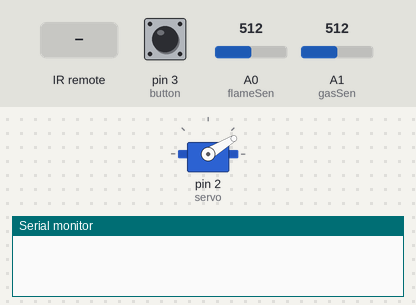
Recording of a sketch running on a simulated Arduino Uno, built with avr-gcc and run on an emulated ATmega328P. Parts: servo, the last lines printed to the serial monitor. The inputs (shaded band) are chosen by the test bench; at power-on: pin 3 (button) LOW, A0 (flameSen) = 512, A1 (gasSen) = 512.

Above: at 1.3 s.
1.4 s: pin 3 (button) pulled HIGH for 0.15 s
At 1.8 s:
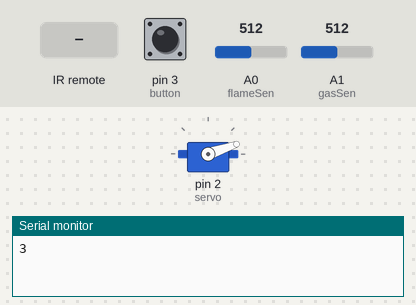
3.0 s: A0 (flameSen) set to 109
4.5 s: A0 (flameSen) set to 89
At 4.97 s:
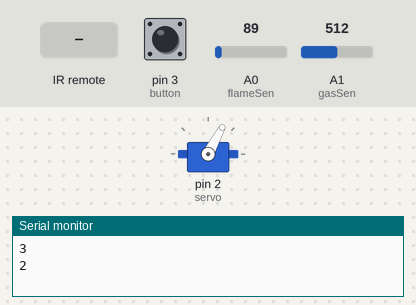
7.5 s: pin 3 (button) pulled HIGH for 1 s
10.7 s: infrared code 0xFF38C7 received
At 11.76 s:
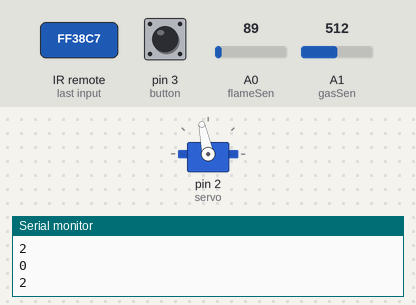
13.7 s: A0 (flameSen) set to 110
At 14.3 s:
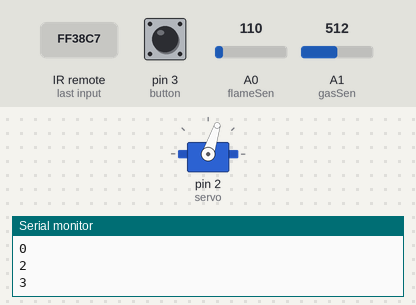
Timing chart, 0 to 16.2 s (numbered marks = the images above; inputs shaded):
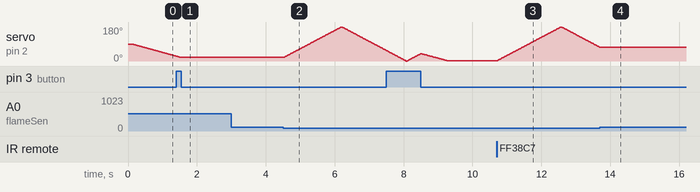

The sketch:

ArduinoUno_1.ino
```cpp
/*
 * Arduio1 gets data from sensors, IR remote and transmits it to Arduino2
*/


#include <Servo.h>
#include <IRremote.h>

//pin
const int servo = 2;
const int button = 3;
const int ir = 4;
const int gasSen = A1;
const int flameSen = A0;

//Threshold
const int gasLimit = 220;
const int flameLimit = 100;

//State
bool mainState = false;  //true = on, false = off
bool butState = false;  //true = pressed, false = unpressed
unsigned long pressTime = 0;
const unsigned long waitTime = 500;

//Servo
Servo sv;
int angle = 0;
int svStep = 1;

//IR receiver
IRrecv irrecv(ir);
decode_results result;
bool check1 = false, check2 = false;

//Mode
const char OffMode = '0';
const char SafeMode = '1';
const char GasMode = '2';
const char FireMode = '3';
char nowMode = '0';

void setup() {
  Serial.begin(115200);
  delay(100);
  irrecv.enableIRIn();
  setupServo();
}

void loop() {
  checkButton();
  if(mainState) setOnMode();
  else setOffMode();
}

void checkButton() {
  if(mainState == false) {
    if(isButtonPressed() || isInfraredPressed()) mainState = true;
  }
   else {
    if(isButtonHeld() || isInfraredPressed()) mainState = false;
   }
}
bool isButtonPressed() {
  if(digitalRead(button) == HIGH) butState = true;
  if(butState && digitalRead(button) == LOW) {
    butState = false;
    return true;
  }
  return false;
}
bool isButtonHeld() {
  if(digitalRead(button) == LOW) pressTime = 0;
  if(digitalRead(button) == HIGH && pressTime == 0) pressTime = millis();
  if(pressTime != 0 && digitalRead(button) == HIGH && millis() - pressTime >= waitTime) butState = true;
  if(butState && digitalRead(button) == LOW) {
    butState = false;
    pressTime = 0;
    return true;
  }
  return false;
}
bool isInfraredPressed() {
  bool x = false;
  if (irrecv.decode(&result)) {
    if(result.value == 0XFF38C7) x = true;
    //Serial.println(result.value, HEX);
    result.value = 0XFFFFFFFF;
    irrecv.resume();
  }
  return x;
}
//bool isInfraredHeld() {
//  if (check1 == false && irrecv.decode(&result)) {
//    if(result.value == 0XFF38C7) check1 = true;
//    irrecv.resume();
//  }
//  if(check1 == true && irrecv.decode(&result)) {
//    if(result.value == 0XFFFFFFFF) check2 = true;
//    irrecv.resume();
//  }
//  if(!irrecv.decode(&result)) {
//    check1 = false; check2 = false;
//    irrecv.resume();
//  }
//  if(check1 && check2) {
//    check1 = false; check2 = false;
//    return true;
//  }
//  return false;
//}
void setOnMode() {
  setDetectMode(chooseDetectMode());
}
void setOffMode(){
  if(nowMode != OffMode) {
    Serial.println(OffMode);
    nowMode = OffMode;
  }
  getHandBack();
}
void setDetectMode(int i) {
  switch(i) {
    case 1: setSafeMode(); break;
    case 2: setGasMode(); break;
    case 3: setFireMode(); break;
  }
}
int chooseDetectMode() {
  if(detectFlame()) return 3;
  else if(detectGas()) return 2;
  else return 1;
}
void setSafeMode() {
  if(nowMode != SafeMode) {
    Serial.println(SafeMode);
    nowMode = SafeMode;
  }
  scoutArea(30);
}
void setGasMode() {
  if(nowMode != GasMode) {
    Serial.println(GasMode);
    nowMode = GasMode;
  }
  scoutArea(10);
}
void setFireMode() {
  if(nowMode != FireMode) {
    Serial.println(FireMode);
    nowMode = FireMode;
  }
  delay(15);
}
void scoutArea(int slowness) {
  angle += svStep;
  sv.write(angle);
  if(angle < 0 || angle > 180) svStep = -svStep;
  delay(slowness);
}
void getHandBack() {
  if(angle > 0){
    sv.write(angle--);
    delay(20);
  }
}
bool detectGas() {
  //Serial.println(analogRead(gasSen));
  if(analogRead(gasSen) > gasLimit) return true;
  return false;
}
bool detectFlame() {
  //Serial.println(analogRead(flameSen));
  if(analogRead(flameSen) > flameLimit) return true;
  return false;
}
void setupServo() {
  sv.attach(servo);
  angle = sv.read();
}
```

Measured:
- the behaviour switches between 101 and 100 on A0 (flameSen) (found by bisection; images 1 and 2)
- after the input at 1.4 s, servo on pin 2 (servo): goes on until 1.5 s, then stays 19°
- after the input at 3.0 s, every drawn part: stays the same
- after the input at 4.5 s, servo on pin 2 (servo): rises from 19° to 180° in 1.7 s, then falls to 55° in 1.3 s
- after the input at 10.7 s, servo on pin 2 (servo): rises from 1° to 180° in 1.8 s, then falls to 72° in 1.1 s
- after the input at 13.7 s, servo on pin 2 (servo): stops changing and stays 72°
